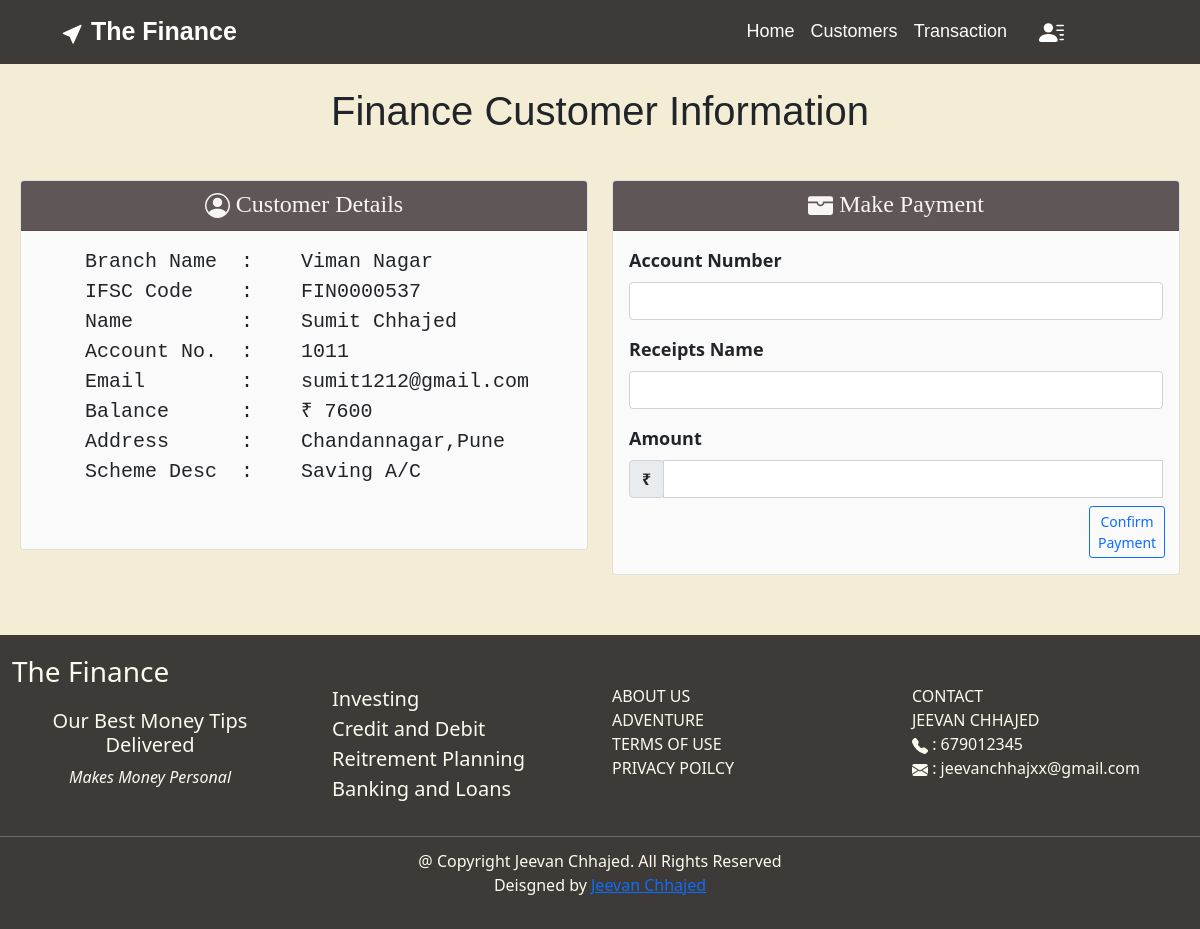
/custinfo/1011/, run on an earlier commit of the app's database.
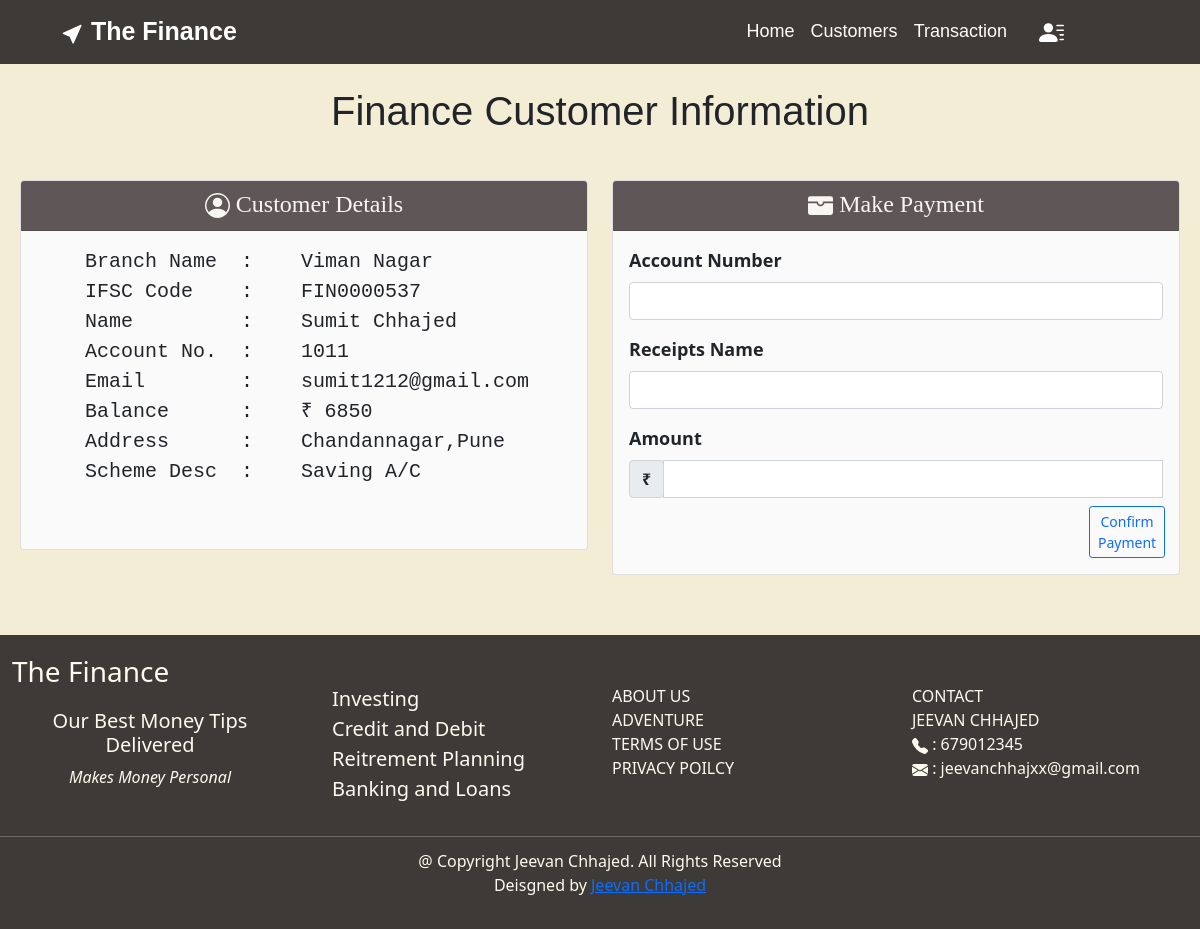
And on a later commit of the database.
### bank_app/models.py (models this page shows)
class NewCustomer(models.Model):
    id=models.IntegerField(primary_key=True)
    name=models.CharField(max_length=100)
    email=models.EmailField(max_length=100)
    balance=models.IntegerField()
    branchname=models.CharField(max_length=100)
    ifsc=models.CharField(max_length=50)
    address=models.CharField(max_length=100)
    scheme=models.CharField(max_length=100)

### bank_app/views.py (the view, shortened to what this page needs)
# urls.py: path('custinfo/<int:id>/',views.custinfo),
def custinfo(request,id):
    data=NewCustomer.objects.filter(id=id)
    if request.method == 'GET':
        return render(request,'custinfo.html',{'info':data})

### templates/custinfo.html (shortened to what this page needs)
{% extends 'base.html' %}
{% block body %}
<div style=" padding-bottom: 40px;">
    <h1 style="margin-top: -50px;padding: 25px;
    text-align: center;font-family: 'Noto Sans JP', sans-serif; text-decoration-style: solid;">Finance Customer Information</h1>
    <div style="margin: 20px;">
        <div class="row">
            <div class="col-sm-6">
                <div class="card">
                    <div class="card-header" style="background-color: rgb(95,87,87);
                    text-align: center;font-family: 'Noto Sans JP'; text-decoration-style: solid;
                    padding: 5px; height: 50px; font-size: x-large;
                    color: rgb(247, 246, 242);">
                     Customer Details</div>
                    <div class="card-body" style="background-color: rgba(219, 216, 212, 0.13); display: flex; align-content: space-around;">
                        {% for i in info %}
                        <pre  style="font-size: 20px;font-family: ''Noto Sans JP', sans-serif';
                        font-weight: 400;">
    Branch Name  :    {{i.branchname}}
    IFSC Code    :    {{i.ifsc}}
    Name         :    {{ i.name }}
    Account No.  :    {{ i.id }}
    Email        :    {{ i.email }}
    Balance      :    &#8377 {{i.balance }}
    Address      :    {{i.address}}
    Scheme Desc  :    {{i.scheme}}
                        </pre>
                        {% endfor %}
                    </div>
                </div>
            </div>
            <div class="col-sm-6">
                <div class="card">
                    <div class="card-header" style=" background-color: rgb(95, 87, 87);;
                    text-align: center;font-family: 'Noto Sans JP'; text-decoration-style: solid;
                    padding: 5px; height: 50px; font-size: x-large;
                    color: rgb(247, 246, 242);"
                    >
                    Make Payment</div>
                    <div class="card-body" style="background-color: rgba(219, 216, 212, 0.13);">
                        <form action="" method="POST">
                            <div class="mb-3">
                                <label class="form-label" style="font-size: 18px;font-family: ''Noto Sans JP', sans-serif';
                                font-weight: 600;">Account Number</label>
                                <input type="number" name="acno" class="form-control" id="exampleInputEmail1"
                                    aria-describedby="emailHelp">
                            </div>
                            <div class="mb-3">
                                <label class="form-label" style="font-size: 18px;font-family: ''Noto Sans JP', sans-serif';
                                font-weight: 600;">Receipts Name</label>
                                <input type="text" name="receiptname" class="form-control" id="exampleInputPassword1">
                            </div>
                            <label class="form-label" style="font-size: 18px;font-family: ''Noto Sans JP', sans-serif';
                            font-weight: 600;">Amount</label>
                            <div class="input-group mb-2">
                                <div class="input-group-prepend">
                                  <div class="input-group-text" style="font-weight: 600;">&#8377</div>
                                </div>
                            <input type="number" name="amount" class="form-control"  id="inlineFormInputGroup"> <br>
                            </div>
                            <button type="submit" class="btn btn-outline-primary btn-sm" style="margin-left: 460px;">
                            Confirm Payment
                            </button>
                        </form>
                    </div>
                </div>
            </div>
        </div>
    </div>
</div>
{% endblock body %}

What changed in the data, as far as the page shows it:
changed NewCustomer "Viman Nagar": balance "7600" → "6850"
